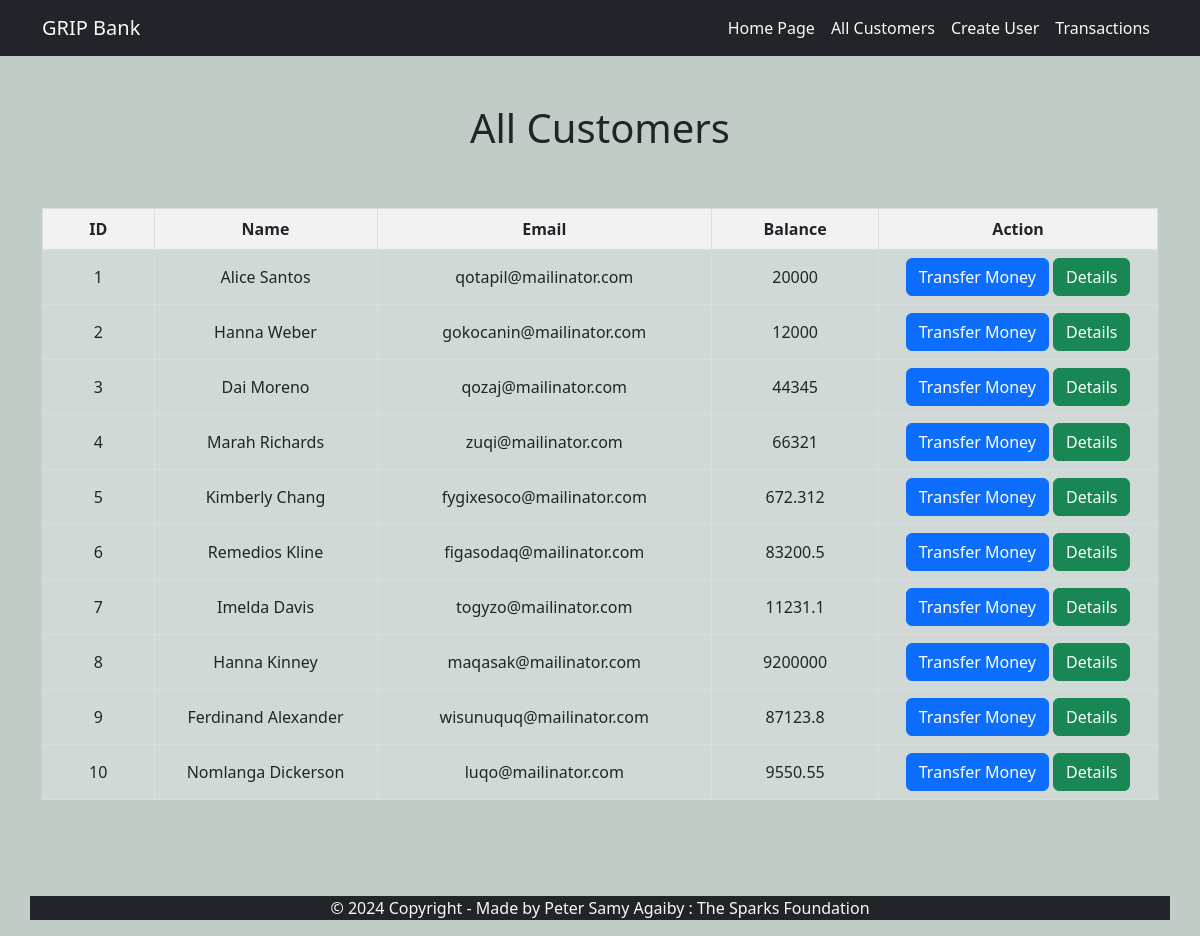
The page /customers.php on the database its author committed.
### tables this page shows
CREATE TABLE `customers` (
  `id` int(10) UNSIGNED NOT NULL,
  `name` varchar(255) NOT NULL,
  `email` varchar(255) NOT NULL,
  `balance` float NOT NULL
);

### customers.php (the view)
<?php
require_once("inc/navbar.php");
require_once("inc/connection.php");
$get_customers_q = "SELECT * FROM customers ORDER BY id";
$stmt = $connection->prepare($get_customers_q);
$stmt->execute();
$customers = $stmt->fetchAll();
?>
<section class="container my-5">
    <div class="my-header text-center pb-5">
        <h1>All Customers</h1>
    </div>
    <div class="d-flex justify-content-center">
        <table class="text-center mb-5">
            <tr>
                <th style="width: 10%;">ID</th>
                <th style="width: 20%;">Name</th>
                <th style="width: 30%;">Email</th>
                <th style="width: 15%;">Balance</th>
                <th style="width: 25%;">Action</th>
            </tr>
            <?php foreach ($customers as $customer) { ?>
                <tr>
                    <td><?= $customer['id'] ?></td>
                    <td><?= $customer['name'] ?></td>
                    <td><?= $customer['email'] ?></td>
                    <td><?= $customer['balance'] ?></td>
                    <td>
                        <a href="transfer.php?id=<?= $customer['id'] ?> " class="btn btn-primary text-white">Transfer Money</a>
                        <a href="customer.php?id=<?= $customer['id'] ?> " class="btn btn-success text-white">Details</a>
                    </td>
                </tr>
            <?php } ?>
        </table>
    </div>
</section>
<?php
require_once("inc/footer.php");
?>

### inc/navbar.php (shortened to what this page needs)
<!DOCTYPE html>
<html lang="en">
<head>
    <link rel="stylesheet" href="assets/css/bootstrap.css">
    <link rel="stylesheet" href="assets/css/style.css">
</head>
<body>
    <nav class="navbar navbar-expand-lg bg-dark">
        <div class="container">
            <a class="navbar-brand text-light" href="index.php">GRIP Bank</a>
            <div class="collapse navbar-collapse" id="navbarSupportedContent">
                <ul class="navbar-nav ms-auto mb-2 mb-lg-0">
                    <li class="nav-item">
                        <a class="nav-link active text-light" aria-current="page" href="index.php">Home Page</a>
                    </li>
                    <li class="nav-item">
                        <a class="nav-link active text-light" aria-current="page" href="customers.php">All Customers</a>
                    </li>
                    <li class="nav-item">
                        <a class="nav-link active text-light" aria-current="page" href="create.php">Create User</a>
                    </li>
                    <li class="nav-item">
                        <a class="nav-link active text-light" aria-current="page" href="transactions.php">Transactions</a>
                    </li>
                </ul>
            </div>
        </div>
    </nav>

### inc/footer.php (shortened to what this page needs)
<footer class="container text-center bg-dark text-light ">
    <p>© 2024 Copyright - Made by Peter Samy Agaiby : The Sparks Foundation</p>
</footer>
</body>
</html>

### assets/css/style.css (style rules this page uses)
body { background-color: rgba(10, 54, 34, 0.25); }
table { width: 100%; border-collapse: collapse; }
.my-header { font-size: 6.25rem; }
th, td { border: 1px solid #ddd; padding: 8px; text-align: center; }
th { background-color: #f2f2f2; }
td { background-color: rgba(255, 255, 255, 0.26); }

### rows shown on the page
customers: id "1", name "Alice Santos", email "qotapil@mailinator.com", balance "20000"
customers: id "2", name "Hanna Weber", email "gokocanin@mailinator.com", balance "12000"
customers: id "3", name "Dai Moreno", email "qozaj@mailinator.com", balance "44345"
customers: id "4", name "Marah Richards", email "zuqi@mailinator.com", balance "66321"
customers: id "5", name "Kimberly Chang", email "fygixesoco@mailinator.com", balance "672.312"
customers: id "6", name "Remedios Kline", email "figasodaq@mailinator.com", balance "83200.5"
customers: id "7", name "Imelda Davis", email "togyzo@mailinator.com", balance "11231.1"
customers: id "8", name "Hanna Kinney", email "maqasak@mailinator.com", balance "9200000"
customers: id "9", name "Ferdinand Alexander", email "wisunuquq@mailinator.com", balance "87123.8"
customers: id "10", name "Nomlanga Dickerson", email "luqo@mailinator.com", balance "9550.55"
